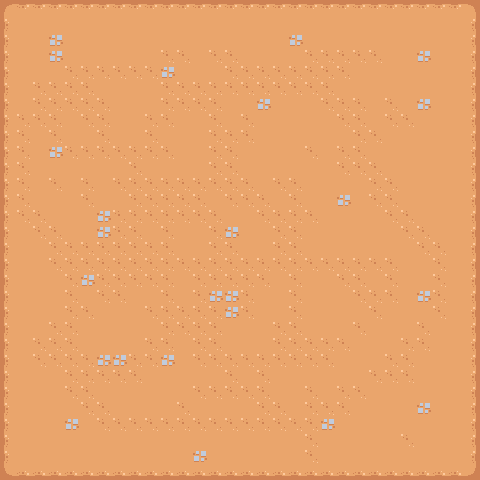

The image is a tile-based game level rendered from a .tmx file. Its description and complete source (layers, tilesets, objects, tile grids) follow:
An orthogonal 30x30 tile map with 16x16 px tiles, 1 tile layer (background).

<map version="1.10" tiledversion="1.10.2" orientation="orthogonal" renderorder="right-down" width="30" height="30" tilewidth="16" tileheight="16" infinite="0" nextlayerid="2" nextobjectid="1">
 <tileset firstgid="1" name="rogue like tiles" tilewidth="16" tileheight="16" tilecount="132" columns="12">
  <image source="Tilemap/tilemap_packed.png" width="192" height="176" />
 </tileset>
 <layer id="1" name="background" width="30" height="30">
  <data encoding="csv">
1610612789,52,52,52,52,52,52,52,52,52,52,52,52,52,52,52,52,52,52,52,52,52,52,52,52,52,52,52,52,53,
1610612788,49,49,49,49,49,49,49,49,49,49,49,49,49,49,49,49,49,49,49,49,49,49,49,49,49,49,49,49,3758096436,
1610612788,49,49,43,49,49,49,49,49,49,49,49,49,49,49,49,49,49,43,49,49,49,49,49,49,49,49,49,49,3758096436,
1610612788,49,49,43,49,49,49,49,49,49,50,50,49,50,50,49,49,49,49,50,50,50,50,50,49,49,43,49,49,3758096436,
1610612788,49,49,49,50,50,50,50,50,50,43,49,49,49,50,50,50,50,50,50,50,50,49,49,49,49,49,49,49,3758096436,
1610612788,49,50,50,50,50,49,49,49,49,50,50,50,50,50,50,50,50,50,50,50,49,49,49,49,49,49,49,49,3758096436,
1610612788,49,50,50,50,50,50,49,49,49,50,50,50,50,49,49,43,49,49,49,50,50,50,49,50,49,43,49,49,3758096436,
1610612788,50,50,50,49,50,50,49,49,50,50,49,49,50,49,50,49,49,49,49,49,50,50,49,50,50,49,49,49,3758096436,
1610612788,50,49,50,49,49,50,49,49,50,49,49,49,50,50,50,49,49,49,49,49,49,50,50,49,49,49,49,49,3758096436,
1610612788,50,49,43,50,50,50,50,50,50,50,49,49,50,50,49,49,49,49,50,49,50,50,49,49,49,49,49,49,3758096436,
1610612788,50,49,49,49,49,49,49,50,49,49,49,49,50,50,49,49,49,49,49,49,50,50,50,49,49,49,49,49,3758096436,
1610612788,50,49,50,49,50,49,50,50,50,50,50,50,50,50,50,49,50,50,49,49,49,49,50,50,49,49,49,49,3758096436,
1610612788,50,49,49,49,50,49,49,50,50,50,50,50,49,50,50,50,49,50,49,49,43,49,50,50,49,49,49,49,3758096436,
1610612788,50,50,49,49,49,43,50,50,50,50,50,50,50,49,49,50,50,50,50,49,49,49,49,50,50,49,49,49,3758096436,
1610612788,49,50,50,49,49,43,50,50,49,50,49,49,50,43,49,49,50,50,49,49,49,49,49,49,50,50,49,49,3758096436,
1610612788,49,49,50,50,50,50,50,50,50,50,49,49,50,50,49,49,50,50,49,49,49,49,49,49,49,50,50,49,3758096436,
1610612788,49,49,50,50,50,50,50,50,50,50,50,50,50,50,50,50,50,50,50,50,50,50,50,50,49,49,50,49,3758096436,
1610612788,49,49,49,50,43,50,50,50,50,50,49,50,50,50,50,50,49,50,49,49,50,50,49,50,49,49,50,49,3758096436,
1610612788,49,49,49,50,49,50,50,49,49,50,49,50,43,43,50,49,49,50,49,49,49,50,50,50,49,43,50,49,3758096436,
1610612788,49,49,49,50,50,49,49,49,50,50,50,50,50,43,50,49,49,50,49,49,49,49,50,49,49,49,50,49,3758096436,
1610612788,49,49,50,50,49,49,49,49,49,50,50,50,50,49,49,49,50,50,49,49,49,50,49,49,49,50,49,49,3758096436,
1610612788,49,50,50,50,49,49,49,49,50,50,49,50,50,49,49,49,50,50,50,50,50,49,49,49,50,50,49,49,3758096436,
1610612788,49,50,50,50,50,43,43,50,50,43,49,50,50,50,50,50,50,50,50,50,49,49,49,50,50,49,49,49,3758096436,
1610612788,49,49,49,50,50,50,50,50,49,49,49,49,49,50,49,50,49,49,49,49,49,49,50,50,50,49,49,49,3758096436,
1610612788,49,49,49,50,50,49,49,49,49,49,49,50,50,50,50,50,49,49,50,49,50,50,49,49,49,49,49,49,3758096436,
1610612788,49,49,49,49,50,50,49,49,49,49,50,49,49,49,49,50,50,49,50,50,50,49,49,49,49,43,49,49,3758096436,
1610612788,49,49,49,43,49,50,50,50,50,50,50,50,50,50,50,50,50,50,50,43,49,49,49,49,49,49,49,49,3758096436,
1610612788,49,49,49,49,49,49,49,49,49,49,49,49,49,49,49,49,49,49,50,49,49,49,49,49,50,49,49,49,3758096436,
1610612788,49,49,49,49,49,49,49,49,49,49,49,43,49,49,49,49,49,49,50,49,49,49,49,49,49,49,49,49,3758096436,
3221225525,1073741876,1073741876,1073741876,1073741876,1073741876,1073741876,1073741876,1073741876,1073741876,1073741876,1073741876,1073741876,1073741876,1073741876,1073741876,1073741876,1073741876,1073741876,1073741876,1073741876,1073741876,1073741876,1073741876,1073741876,1073741876,1073741876,1073741876,1073741876,2684354613
</data>
 </layer>
</map>
